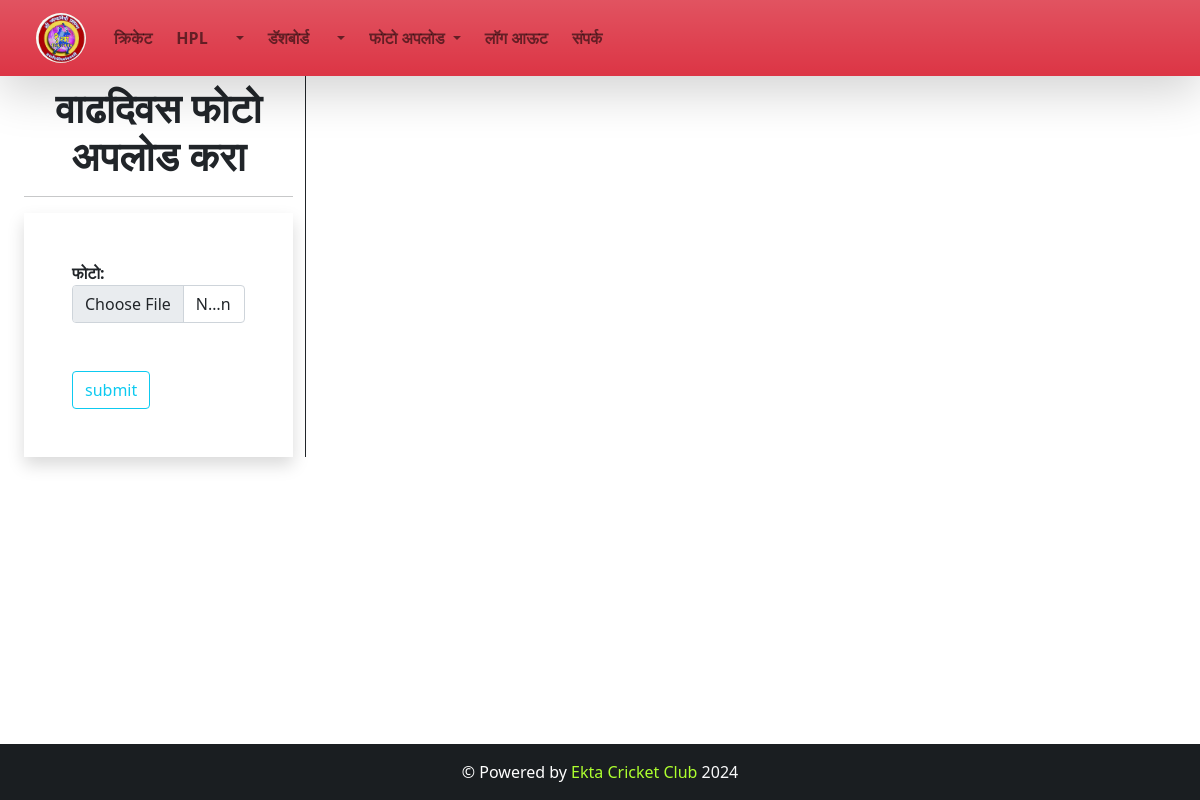
The app's page /ubp/ (signed in), older data.
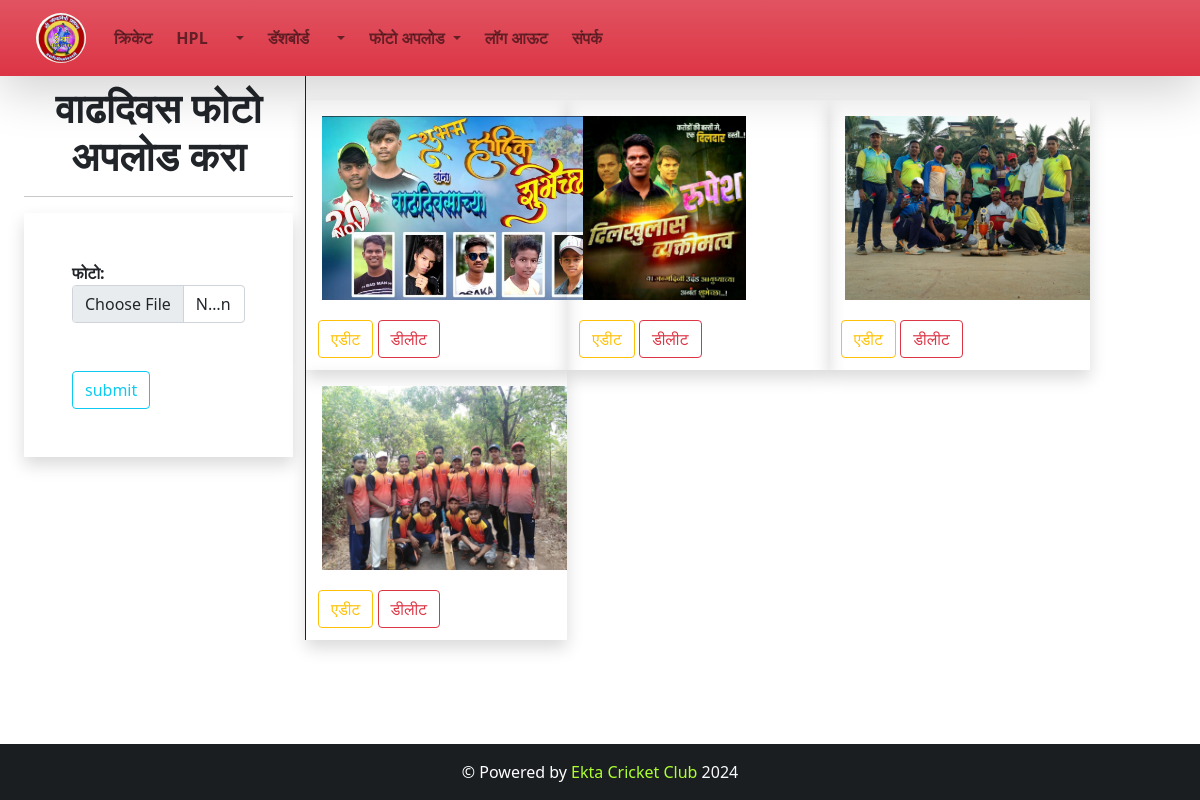
The same page, newer data.
### ekta/models.py (models this page shows)
class Birthday_Photos(models.Model):
    Photo = models.ImageField(upload_to="Birthday_photo")

### ekta/views.py (the view)
# urls.py: path('ubp/',views.Upload_Birthday_Photo,name="ubp"),
@csrf_protect
def Upload_Birthday_Photo(request):
    if request.user.is_authenticated:
        img = Birthday_Photos.objects.all()
        if request.method == 'POST':
            fm=Birthday_Photo_form(request.POST, request.FILES)
            if fm.is_valid():
                ph=fm.cleaned_data['Photo']
                data=Birthday_Photos(Photo=ph)
                data.save()
                messages.success(request,'Image Upload Successfully!!!')
        else:
            fm=Birthday_Photo_form()
        return render(request,'ekta1/upload_birthday_photo.html',{'form':fm,'UBP':'active', 'img':img})
    else:
        return HttpResponseRedirect("/login/")

### ekta/forms.py
class Birthday_Photo_form(forms.ModelForm):
    class Meta:
        model = Birthday_Photos
        fields = '__all__'
        widgets={
            'Photo': forms.FileInput(attrs={'class':'form-control'})
        }
        labels={
            'Photo':'फोटो'
        }

### ekta/templates/ekta1/upload_birthday_photo.html (shortened to what this page needs)
{% extends 'ekta1/base.html' %}
{% load static %}
{% block content %}
<div class="container-fluid">
    <div class="row">
        <div class="col-sm-3  bg-white border-end border-dark" >
            <h1 class="text-center mt-2 fw-bold">वाढदिवस फोटो अपलोड करा</h1>
            <hr>
            <form action="" method="POST" novalidate class="shadow p-5 fw-bold " enctype="multipart/form-data">
                {% for fm in form %}
                        {{fm.label_tag}} {{fm}} {{fm.errors|striptags}} <br>
                {% endfor %} <br>
                <input type="submit" class='btn btn-outline-info' value="submit">
            </form>
        </div>
        <div class="col-sm-8 ">
            <div class="row mt-4">
                {% for img1 in img %}
                <div class="col-sm-4 p-2 mxy-auto shadow ">
                   <img src="{{img1.Photo.url}}" alt="birthday_photo" class="mb-2 p-2" srcset="" height="200px">
                   {% if request.user.is_superuser %}
                        <div class="p-1">
                            <form action="{% url 'ebp' img1.id %}" method="GET" class="d-inline" enctype="multipart/form-data">
                                <input type="submit" value="एडीट" class="btn btn-outline-warning">
                            </form>
                            <form action="{% url 'dbp' img1.id %}" method="POST" class="d-inline">
                                <input type="submit" value="डीलीट" class="btn btn-outline-danger">
                            </form>
                        </div>
                    {% endif %}
                </div>
                {% endfor %}
            </div>
        </div>
    </div>
</div>
{% endblock content %}

### ekta/templates/ekta1/base.html (shortened to what this page needs)
<!DOCTYPE html>
{% load static %}
<html lang="en">
<head>
    {% block css %}
    <link rel="stylesheet" href="{% static 'css/style.css' %}">
    {% endblock css %}
    <link rel="stylesheet" href="{% static 'css/bootstrap.css' %}">
    <link rel="stylesheet" href="{% static 'css/datatablebootstrap.css' %}">
</head>
<body>
  <div class="container-fluid  wrapper">
    {% include 'ekta1/navbar.html' %}
    {% block content %}
    {% endblock content %}
  </div>
  <footer class="bg-dark text-center text-lg-start" id="footer" style="color: #fff;">
    <div class="text-center p-3 " style="background-color: rgba(0, 0, 0,0.2);">&copy; Powered by
        <a class="text-light" style=" text-decoration: none;">
            <span style="color: greenyellow;">Ekta Cricket Club</span>
            {% now "Y" %}
        </a>
    </div>
  </footer>
</body>
</html>

### ekta/templates/ekta1/navbar.html (shortened to what this page needs)
{% load static %}
{% block css %}
    <link rel="stylesheet" href="{% static 'css/navbar.css' %}">
{% endblock css %}
<div class="row fw-bold">
    <nav class="navbar navbar-expand-lg navbar-light bg-danger bg-gradient shadow-lg">
      <div class="container-fluid">
        <a class="navbar-brand {{home}}" href="{% url 'home' %}" >
          <img src="{% static 'images/Ekta_logo.jpg' %}" class="img-fluid rounded-circle" alt="ektalogo" width="50" height="50">
        </a>
        <div class="collapse navbar-collapse" id="navbarSupportedContent">
          <ul class="navbar-nav me-auto mb-1 mb-lg-0">
            <li class="nav-item ">
              <a class="nav-link m-1  {{cricket}}" href="{% url 'cricket' %}"> क्रिकेट </a>
            </li>
            <li class="nav-item ">
              <a class="nav-link m-1  {{hpl}}" href="{% url 'hpl' %}"> HPL </a>
            </li>
            <li class="nav-item dropdown m-1">
              <a class="nav-link dropdown-toggle" href="#" role="button" data-bs-toggle="dropdown" aria-expanded="false">
              </a>
            </li>
            {% if request.user.is_authenticated %}
            <li class="nav-item">
              <a class="nav-link m-1   {{dashboard}}" href="{% url 'dashboard' %}">डॅशबोर्ड</a>
            </li>
            <li class="nav-item dropdown m-1">
              <a class="nav-link dropdown-toggle" href="#" role="button" data-bs-toggle="dropdown" aria-expanded="false">
              </a>
            </li>
            {% if request.user.is_superuser %}
            <li class="nav-item dropdown m-1">
              <a class="nav-link dropdown-toggle" href="#" role="button" data-bs-toggle="dropdown" aria-expanded="false">
                फोटो अपलोड
              </a>
            </li>
            {% endif %}
            <li class="nav-item">
              <a class="nav-link m-1  " href="{% url 'logout' %}">लॉग आऊट</a>
            </li>
            {% endif %}
            <li class="nav-item">
              <a class="nav-link m-1 {{contact}}  " href="{% url 'contact' %}">संपर्क</a>
            </li>
          </ul>
        </div>
      </div>
    </nav>
  </div>

### ekta/static/css/style.css (style rules this page uses)
html { height: 100%; }
body { min-height: 100%; display: flex; flex-direction: column; }
footer { margin-top: auto; }

Row changes from the older to the newer data that the page shows:
added Birthday_Photos: Photo (picture)
added Birthday_Photos: Photo (picture)
added Birthday_Photos: Photo (picture)
added Birthday_Photos: Photo (picture)
